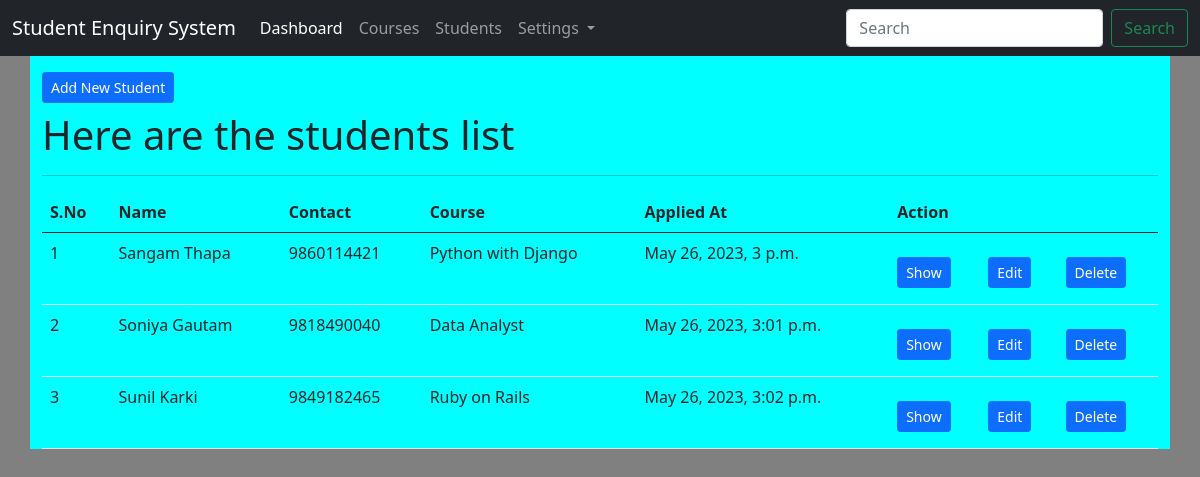
/students/list/, run on an earlier commit of the app's database.
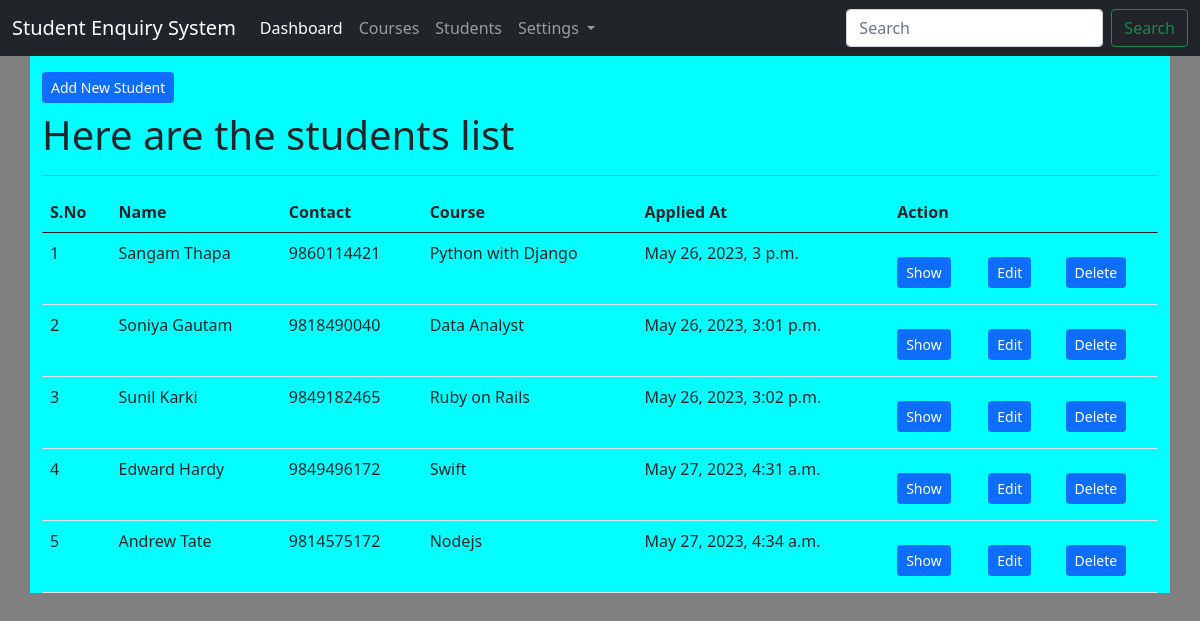
And on a later commit of the database.
### app_students/models.py (models this page shows, shortened)
class StudentModel(models.Model):
    first_name = models.CharField(max_length=200)
    middle_name = models.CharField(max_length=200, null=True, blank=True)
    last_name = models.CharField(max_length=200)
    email = models.EmailField(unique=True)
    contact = models.CharField(max_length=20)
    address =  models.CharField(max_length=200)
    current_degree = models.CharField(max_length=200)
    profile_img = models.FileField(upload_to='students/profiles/', null=True, blank=True)
    course = models.ForeignKey(CourseModel, on_delete=models.CASCADE)
    created_at = models.DateTimeField(auto_now_add=True)
    class Meta:
        db_table = 'tbl_students'

### app_courses/models.py (models this page shows, shortened)
class CourseModel(models.Model):
    course_name = models.CharField(max_length=200)
    course_code = models.CharField(max_length=100)
    class Meta:
        db_table = "tbl_courses"

### app_students/views.py (the view)
# urls.py: path('list/', views.student_index, name='student-index'),
def student_index(request):
    students = StudentModel.objects.all()
    context = {
        "students" : students,
        "title": "SES | Student List",
        "body_title": "Here are the students list"
        }
    return render(request, "students/index.html", context)

### templates/students/index.html (shortened to what this page needs)
{% extends 'layouts/master.html' %}
{% block content %}
<div class="container"style="background-color: cyan">
    <a href="{% url 'student-create' %}" class="btn btn-primary btn-sm mt-3 mb-2">Add New Student</a>
    <h1>{{ body_title }}</h1>
    <hr>
    <table class="table table-hover">
        <thead>
            <tr>
                <th>S.No</th>
                <th>Name</th>
                <th>Contact</th>
                <th>Course</th>
                <th>Applied At</th>
                <th colspan="3">Action</th>
            </tr>
        </thead>
        <tbody>
            {% for val in students %}
            <tr>
                <td>{{ forloop.counter }}</td>
                <td>{{ val.first_name }} {{ val.last_name }}</td>
                <td>{{ val.contact }}</td>
                <td>{{ val.course.course_name }}</td>
                <td>{{ val.created_at }}</td>
                <td><a href="{% url 'student-show' val.id %}"
                    class="btn btn-primary btn-sm mt-3 mb-2">Show</a>
                </td>
                <td><a href="{% url 'student-edit' val.id %}"
                    class="btn btn-primary btn-sm mt-3 mb-2">Edit</a>
                </td>
                <td><a href="{% url 'student-delete' val.id %}"
                    class="btn btn-primary btn-sm mt-3 mb-2">Delete</a>
                </td>
            </tr>
            {% endfor %}
        </tbody>
    </table>
</div>
{% endblock %}

### templates/layouts/master.html (shortened to what this page needs)
<!doctype html>
<html lang="en">
  <head>
    <link href="https://cdn.jsdelivr.net/npm/bootstrap@5.0.2/dist/css/bootstrap.min.css" rel="stylesheet">
  </head>
  <body>
    <nav class="navbar navbar-expand-lg navbar-dark bg-dark">
      <div class="container-fluid">
        <a class="navbar-brand" href="#">Student Enquiry System</a>
        <div class="collapse navbar-collapse" id="navbarSupportedContent">
          <ul class="navbar-nav me-auto mb-2 mb-lg-0">
            <li class="nav-item">
              <a class="nav-link active" aria-current="page" href="{% url 'dashboard' %}">Dashboard</a>
            </li>
            <li class="nav-item">
              <a class="nav-link" href="{% url 'course-index' %}">Courses</a>
            </li>
            <li class="nav-item">
              <a class="nav-link" href="{% url 'student-index' %}">Students</a>
            </li>
            <li class="nav-item dropdown">
              <a class="nav-link dropdown-toggle" href="#" id="navbarDropdown" role="button" data-bs-toggle="dropdown" aria-expanded="false">
                Settings
              </a>
            </li>
          </ul>
          <form class="d-flex">
            <input class="form-control me-2" type="search" placeholder="Search" aria-label="Search">
            <button class="btn btn-outline-success" type="submit">Search</button>
          </form>
        </div>
      </div>
    </nav>
    {% block content %}
    {% endblock %}
  </body>
</html>

### templates/layouts/master.html (style rules this page uses)
body { background-color: grey; }

What changed in the data, as far as the page shows it:
added StudentModel: first_name "Edward", last_name "Hardy", contact "9849496172", course.course_name "Swift", created_at "May 27, 2023, 4:31 a.m."
added StudentModel: first_name "Andrew", last_name "Tate", contact "9814575172", course.course_name "Nodejs", created_at "May 27, 2023, 4:34 a.m."
